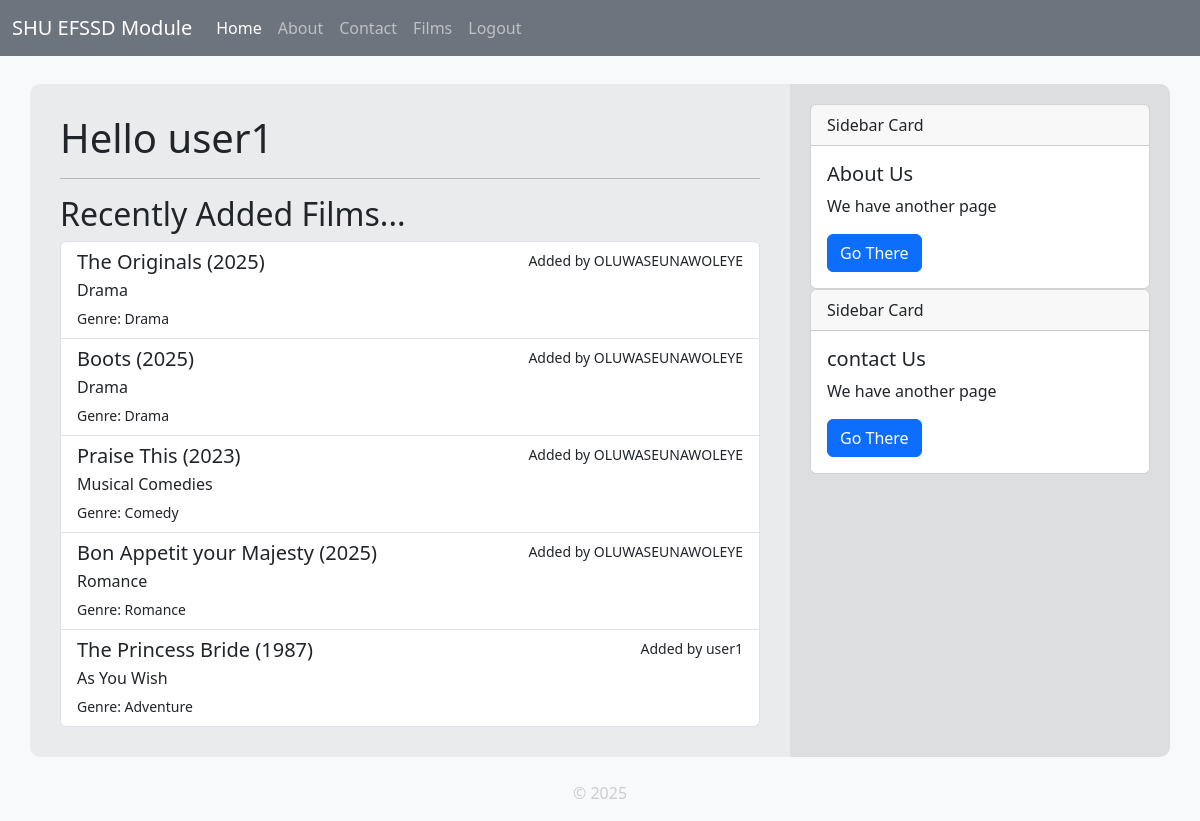
/ (signed in), run on the app's committed database.
### tables this page shows
CREATE TABLE users (
  id INTEGER PRIMARY KEY AUTOINCREMENT,
  username TEXT UNIQUE NOT NULL,
  password TEXT NOT NULL
);

CREATE TABLE films (
    id INTEGER PRIMARY KEY AUTOINCREMENT,
    created TIMESTAMP DEFAULT CURRENT_TIMESTAMP,
    user INTEGER NOT NULL REFERENCES users(id),
    title TEXT NOT NULL,
    tagline TEXT,
    director TEXT,
    poster TEXT,
    release_year INTEGER,
    genre TEXT,
    watched BOOLEAN,
    rating INTEGER,
    review TEXT
);

### app.py (the view)
@app.route('/')
def index():
    studentName = "SHU Student"
    if 'username' in session:
        studentName = session['username']
    films = get_all_films(limit=5, order_by='created DESC')  # Fetch the latest 5 films added
    return render_template('index.html', title="Welcome", username=studentName, films=films)

### app.py (called while the page is built)
@app.context_processor
def inject_csrf_token():
    return dict(csrf_token=generate_csrf())

@app.context_processor
def inject_site_name():
    return dict(siteName=siteName)

@app.template_filter()
def get_username(user_id):
    user = get_user_by_id(user_id)
    return user['username'] if user else 'Unknown'

### db/db.py (called while the page is built)
def get_all_films(user=None, limit=None, order_by='title ASC'):
    conn = get_db_connection()
    query = 'SELECT * FROM films'
    if user:
        query += ' WHERE user = ?'
    query += f' ORDER BY {order_by}'
    if limit:
        query += f' LIMIT {limit}'
    if user:
        films = conn.execute(query, (user,)).fetchall()
    else:
        films = conn.execute(query).fetchall()
    conn.close()
    return films

def get_db_connection():
    BASE_DIR = os.path.dirname(os.path.abspath(__file__))  # Get the directory of the current file
    DB_PATH = os.path.join(BASE_DIR, 'database.db') # Construct the full path to the database file
    conn = sqlite3.connect(DB_PATH)                 # Connect to the database
    conn.row_factory = sqlite3.Row                  # Enable dictionary-like access to rows
    return conn

def get_user_by_id(user_id):
    conn = get_db_connection()
    user = conn.execute('SELECT * FROM users WHERE id = ?', (user_id,)).fetchone()
    conn.close()
    if user is None:
        abort(404)
    return user

### templates/index.html
{% extends "base.html" %}
{% block content %}
    <h1>Hello {{ username }}</h1>
    <hr>
    <h2>Recently Added Films...</h2>
    <div class="list-group">
        {% for film in films %}
            <a href="{{ url_for('film', id=film['id']) }}" class="list-group-item list-group-item-action">
                <div class="d-flex w-100 justify-content-between">
                    <h5 class="mb-1">{{ film['title'] }} ({{ film['release_year'] }})</h5>
                    <small>Added by {{ film['user'] | get_username }}</small>
                </div>
                <p class="mb-1">{{ film['tagline'] }}</p>
                <small>Genre: {{ film['genre'] }}</small>
            </a>
        {% else %}
            <p class="text-muted">No films available.</p>
        {% endfor %}
    </div>
{% endblock %}

### static/styles.css (style rules this page uses)
body { background-color: #f8f9fa; color: #212529; }

### data on the page
users: username "user1"
films: title "The Originals", release_year "2025", user|get_username "OLUWASEUNAWOLEYE", tagline "Drama", genre "Drama"
films: title "Boots", release_year "2025", user|get_username "OLUWASEUNAWOLEYE", tagline "Drama", genre "Drama"
films: title "Praise This", release_year "2023", user|get_username "OLUWASEUNAWOLEYE", tagline "Musical Comedies", genre "Comedy"
films: title "Bon Appetit your Majesty", release_year "2025", user|get_username "OLUWASEUNAWOLEYE", tagline "Romance", genre "Romance"
films: title "The Princess Bride", release_year "1987", user|get_username "user1", tagline "As You Wish", genre "Adventure"

### other printed values
{{ siteName }} "SHU EFSSD Module"
